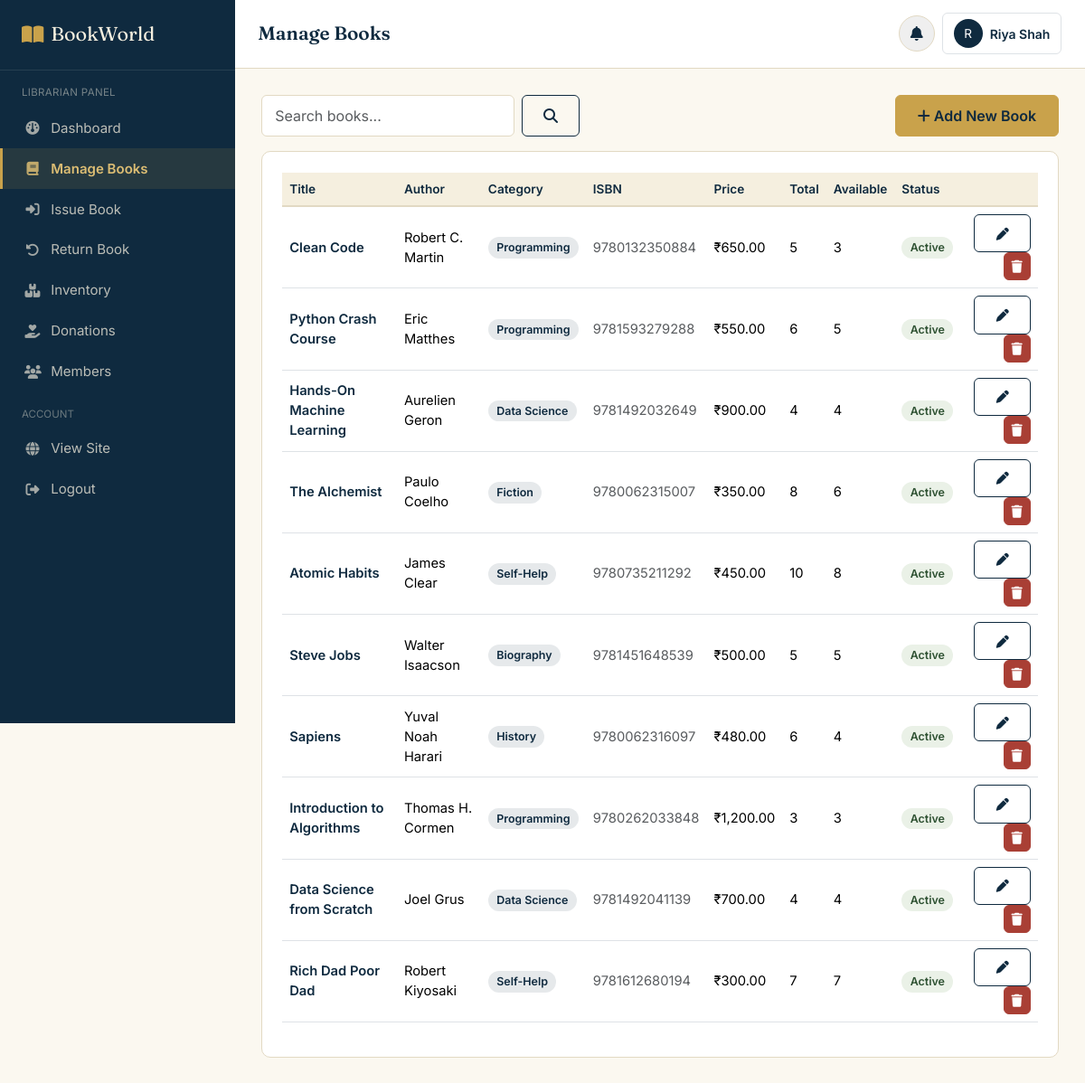
/librarian/books/list.php (signed in), run on the app's committed database.
### tables this page shows
CREATE TABLE books (
    book_id INT AUTO_INCREMENT PRIMARY KEY,
    title VARCHAR(200) NOT NULL,
    author VARCHAR(150) NOT NULL,
    isbn VARCHAR(20) UNIQUE,
    publisher VARCHAR(150),
    publication_year YEAR,
    language VARCHAR(50) DEFAULT 'English',
    category_id INT,
    price DECIMAL(10,2) DEFAULT 0.00,
    description TEXT,
    book_image VARCHAR(255) DEFAULT 'default-book.png',
    status ENUM('active','inactive') DEFAULT 'active',
    view_count INT DEFAULT 0,
    created_at DATETIME DEFAULT CURRENT_TIMESTAMP,
    FOREIGN KEY (category_id) REFERENCES categories(category_id) ON DELETE SET NULL
);

CREATE TABLE categories (
    category_id INT AUTO_INCREMENT PRIMARY KEY,
    category_name VARCHAR(100) NOT NULL UNIQUE,
    description VARCHAR(255)
);

CREATE TABLE book_inventory (
    inventory_id INT AUTO_INCREMENT PRIMARY KEY,
    book_id INT NOT NULL UNIQUE,
    total_quantity INT NOT NULL DEFAULT 0,
    available_quantity INT NOT NULL DEFAULT 0,
    issued_quantity INT NOT NULL DEFAULT 0,
    damaged_quantity INT NOT NULL DEFAULT 0,
    lost_quantity INT NOT NULL DEFAULT 0,
    FOREIGN KEY (book_id) REFERENCES books(book_id) ON DELETE CASCADE
);

### includes/functions.php (called while the page is built, shortened)
<?php
function clean($str) {
    return htmlspecialchars(trim($str), ENT_QUOTES, 'UTF-8');
}
function inr($amount) {
    return '₹' . number_format((float)$amount, 2);
}

### librarian/books/list.php (the view, shortened to what this page needs)
<?php
require_once '../../config/database.php';
require_once '../../includes/functions.php';
$search = trim($_GET['q'] ?? '');
$sql = "SELECT b.*, c.category_name, bi.total_quantity, bi.available_quantity, bi.issued_quantity
        FROM books b
        LEFT JOIN categories c ON c.category_id = b.category_id
        LEFT JOIN book_inventory bi ON bi.book_id = b.book_id
        WHERE 1=1";
$sql .= " ORDER BY b.created_at DESC";
$stmt = mysqli_prepare($conn, $sql);
mysqli_stmt_execute($stmt);
$books = mysqli_stmt_get_result($stmt);
?>
<!DOCTYPE html>
<html lang="en">
<head>
<link href="https://cdn.jsdelivr.net/npm/bootstrap@5.3.3/dist/css/bootstrap.min.css" rel="stylesheet">
<link rel="stylesheet" href="https://cdnjs.cloudflare.com/ajax/libs/font-awesome/6.5.2/css/all.min.css">
<link rel="stylesheet" href="../../assets/css/style.css">
<link rel="stylesheet" href="../../assets/css/dashboard.css">
</head>
<body>
<div class="bw-app">
<?php include '../../includes/sidebar_librarian.php'; ?>
<main class="bw-main">
<?php include '../../includes/dashboard_topbar.php'; ?>
<div class="bw-content">
  <div class="d-flex justify-content-between align-items-center mb-3 flex-wrap gap-2">
    <form class="d-flex gap-2" method="GET">
      <input type="text" name="q" class="form-control bw-form-control" style="width:280px;" placeholder="Search books..." value="<?= clean($search) ?>">
      <button class="btn btn-bw-outline" type="submit"><i class="fa-solid fa-magnifying-glass"></i></button>
    </form>
    <a href="add.php" class="btn btn-bw-primary"><i class="fa-solid fa-plus me-1"></i>Add New Book</a>
  </div>
  <div class="bw-panel">
    <div class="table-responsive">
      <table class="table table-bw align-middle">
        <thead>
          <tr>
            <th>Title</th><th>Author</th><th>Category</th><th>ISBN</th>
            <th>Price</th><th>Total</th><th>Available</th><th>Status</th><th></th>
          </tr>
        </thead>
        <tbody>
          <?php while ($b = mysqli_fetch_assoc($books)): ?>
            <tr>
              <td class="fw-semibold text-navy"><?= clean($b['title']) ?></td>
              <td><?= clean($b['author']) ?></td>
              <td><span class="badge-bw-navy"><?= clean($b['category_name'] ?? 'Uncategorized') ?></span></td>
              <td class="text-muted small"><?= clean($b['isbn']) ?></td>
              <td><?= inr($b['price']) ?></td>
              <td><?= (int)$b['total_quantity'] ?></td>
              <td><?= (int)$b['available_quantity'] ?></td>
              <td>
                <?php if ($b['status'] === 'active'): ?>
                  <span class="badge-bw-success">Active</span>
                <?php else: ?>
                  <span class="badge-bw-danger">Inactive</span>
                <?php endif; ?>
              </td>
              <td class="text-end">
                <a href="edit.php?id=<?= $b['book_id'] ?>" class="btn btn-sm btn-bw-outline"><i class="fa-solid fa-pen"></i></a>
                <form action="delete.php" method="POST" class="d-inline">
                  <button type="button" class="btn btn-sm btn-bw-danger bw-confirm-delete" data-item="<?= clean($b['title']) ?>"><i class="fa-solid fa-trash"></i></button>
                </form>
              </td>
            </tr>
          <?php endwhile; ?>
        </tbody>
      </table>
    </div>
  </div>
</div>
</main>
</div>
</body>
</html>

### assets/css/style.css (style rules this page uses)
:root { --bw-navy: #0F2A3F; --bw-navy-light: #1A4160; --bw-green: #2F5233; --bw-green-light: #3E6B45; --bw-brass: #C9A24B; --bw-brass-light: #DCBD73; --bw-paper: #F5EFDF; --bw-paper-soft: #FBF8F0; --bw-ink: #1D2430; --bw-slate: #5B6472; --bw-line: #E2D9C3; --bw-danger: #A93F35; --bw-danger-bg: #FBEAE7; --bw-success: #2F5233; --bw-success-bg: #EAF1E7; --bw-warning: #B4791F; --bw-warning-bg: #FBF1E1; --font-display: 'Fraunces', Georgia, serif; --font-body: 'Inter', -apple-system, BlinkMacSystemFont, sans-serif; --radius-sm: 6px; --radius-md: 10px; --shadow-card: 0 1px 3px rgba(15, 42, 63, 0.08), 0 1px 2px rgba(15, 42, 63, 0.06); }
* { box-sizing: border-box; }
body { font-family: var(--font-body); color: var(--bw-ink); background: var(--bw-paper-soft); margin: 0; }
a { color: var(--bw-navy); text-decoration: none; }
.btn-bw-primary { background: var(--bw-brass); border: 1px solid var(--bw-brass); color: var(--bw-navy); font-weight: 600; padding: 0.65rem 1.5rem; border-radius: var(--radius-sm); transition: transform 0.15s ease, box-shadow 0.15s ease; }
.btn-bw-outline { background: transparent; border: 1.5px solid var(--bw-navy); color: var(--bw-navy); font-weight: 600; padding: 0.6rem 1.45rem; border-radius: var(--radius-sm); transition: all 0.15s ease; }
.btn-bw-danger { background: var(--bw-danger); border: 1px solid var(--bw-danger); color: #fff; font-weight: 600; border-radius: var(--radius-sm); }
.bw-form-control { border: 1.5px solid var(--bw-line); border-radius: var(--radius-sm); padding: 0.65rem 0.9rem; background: #fff; font-family: var(--font-body); }
.badge-bw-success { background: var(--bw-success-bg); color: var(--bw-success); font-weight: 600; }
.badge-bw-navy { background: rgba(15,42,63,0.1); color: var(--bw-navy); font-weight: 600; }
.badge-bw-success, .badge-bw-danger, .badge-bw-warning, .badge-bw-navy { padding: 0.35em 0.75em; border-radius: 20px; font-size: 0.78rem; }
.text-navy { color: var(--bw-navy) !important; }

### assets/css/dashboard.css (style rules this page uses)
.bw-app { display: flex; min-height: 100vh; }
.bw-main { flex: 1; min-width: 0; background: var(--bw-paper-soft); }
.bw-content { padding: 1.8rem; }
.bw-panel { background: #fff; border: 1px solid var(--bw-line); border-radius: var(--radius-md); padding: 1.4rem; }
.table-bw thead th { background: var(--bw-paper); color: var(--bw-navy); font-weight: 600; font-size: 0.85rem; border-bottom: 2px solid var(--bw-line); }
.table-bw td { vertical-align: middle; font-size: 0.92rem; }

### data on the page
books: title "Clean Code", author "Robert C. Martin", category.category_name "Programming", isbn "9780132350884", price "₹650.00", book_inventory.total_quantity "5", book_inventory.available_quantity "3", status "Active"
books: title "Python Crash Course", author "Eric Matthes", category.category_name "Programming", isbn "9781593279288", price "₹550.00", book_inventory.total_quantity "6", book_inventory.available_quantity "5", status "Active"
books: title "Hands-On Machine Learning", author "Aurelien Geron", category.category_name "Data Science", isbn "9781492032649", price "₹900.00", book_inventory.total_quantity "4", book_inventory.available_quantity "4", status "Active"
books: title "The Alchemist", author "Paulo Coelho", category.category_name "Fiction", isbn "9780062315007", price "₹350.00", book_inventory.total_quantity "8", book_inventory.available_quantity "6", status "Active"
books: title "Atomic Habits", author "James Clear", category.category_name "Self-Help", isbn "9780735211292", price "₹450.00", book_inventory.total_quantity "10", book_inventory.available_quantity "8", status "Active"
books: title "Steve Jobs", author "Walter Isaacson", category.category_name "Biography", isbn "9781451648539", price "₹500.00", book_inventory.total_quantity "5", book_inventory.available_quantity "5", status "Active"
books: title "Sapiens", author "Yuval Noah Harari", category.category_name "History", isbn "9780062316097", price "₹480.00", book_inventory.total_quantity "6", book_inventory.available_quantity "4", status "Active"
books: title "Introduction to Algorithms", author "Thomas H. Cormen", category.category_name "Programming", isbn "9780262033848", price "₹1,200.00", book_inventory.total_quantity "3", book_inventory.available_quantity "3", status "Active"
books: title "Data Science from Scratch", author "Joel Grus", category.category_name "Data Science", isbn "9781492041139", price "₹700.00", book_inventory.total_quantity "4", book_inventory.available_quantity "4", status "Active"
books: title "Rich Dad Poor Dad", author "Robert Kiyosaki", category.category_name "Self-Help", isbn "9781612680194", price "₹300.00", book_inventory.total_quantity "7", book_inventory.available_quantity "7", status "Active"

### other printed values
$page_title "Manage Books"
substr($current_user_name, 0, 1) "R"
$current_user_name "Riya Shah"
